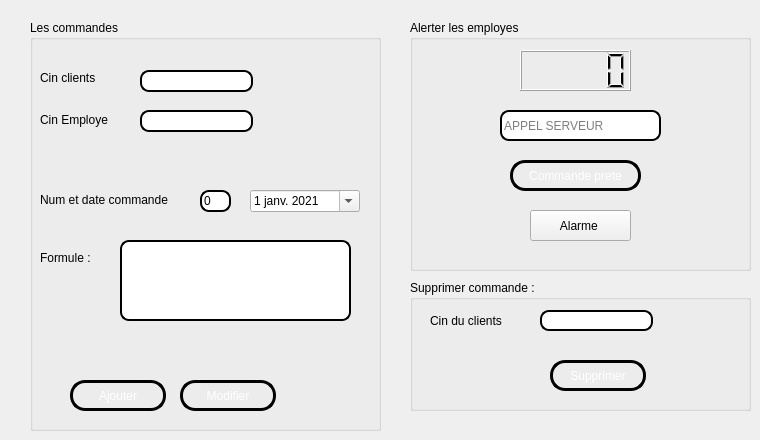
      <widget class="QWidget" name="tab">
       <attribute name="title">
        <string>Services clients et employes</string>
       </attribute>
       <widget class="QGroupBox" name="groupBox_8">
        <property name="geometry">
         <rect>
          <x>30</x>
          <y>20</y>
          <width>351</width>
          <height>411</height>
         </rect>
        </property>
        <property name="styleSheet">
         <string notr="true"/>
        </property>
        <property name="title">
         <string>Les commandes</string>
        </property>
        <widget class="QPushButton" name="pb_ajouter">
         <property name="geometry">
          <rect>
           <x>40</x>
           <y>360</y>
           <width>96</width>
           <height>31</height>
          </rect>
         </property>
         <property name="styleSheet">
          <string notr="true">QPushButton {
color: #ffffff;
border: 3px solid #010203;
font: 8pt &quot;MS Reference Sans Serif&quot;;
border-radius: 15px;
padding: 5px;
background: qradialgradient(cx: 0.3, cy: -0.4,
fx: 0.3, fy: -0.4,
radius: 3, stop: 0 #010203, stop: 1 #c4c9c7);
min-width: 80px;
}

QPushButton:hover {
background: qradialgradient(cx: 0.3, cy: -0.4,
fx: 0.3, fy: -0.4,
radius: 3, stop: 0 #010203, stop: 1 #010203);
}

 QPushButton:pressed {
background: qradialgradient(cx: 0.4, cy: -0.1,
fx: 0.4, fy: -0.1,
radius: 3, stop: 0 #c4c9c7, stop: 1 #c4c9c7);
}</string>
         </property>
         <property name="text">
          <string>Ajouter</string>
         </property>
        </widget>
        <widget class="QLineEdit" name="le_cincl">
         <property name="geometry">
          <rect>
           <x>110</x>
           <y>50</y>
           <width>113</width>
           <height>22</height>
          </rect>
         </property>
         <property name="styleSheet">
          <string notr="true">QLineEdit
{
border-radius:9px;
border: 2px solid #000000;
background: qradialgradient(cx: 0.3, cy: -0.4,
fx: 0.0, fy: -0.0,
radius: 1.89, stop: 0 #ffffff, stop: 1 #999);
}</string>
         </property>
        </widget>
        <widget class="QLabel" name="label_9">
         <property name="geometry">
          <rect>
           <x>10</x>
           <y>90</y>
           <width>81</width>
           <height>20</height>
          </rect>
         </property>
         <property name="text">
          <string>Cin Employe</string>
         </property>
        </widget>
        <widget class="QLabel" name="label_10">
         <property name="geometry">
          <rect>
           <x>10</x>
           <y>50</y>
           <width>81</width>
           <height>16</height>
          </rect>
         </property>
         <property name="text">
          <string>Cin clients</string>
         </property>
        </widget>
        <widget class="QLineEdit" name="le_cinemp">
         <property name="geometry">
          <rect>
           <x>110</x>
           <y>90</y>
           <width>113</width>
           <height>22</height>
          </rect>
         </property>
         <property name="styleSheet">
          <string notr="true">QLineEdit
{
border-radius:9px;
border: 2px solid #000000;
background: qradialgradient(cx: 0.3, cy: -0.4,
fx: 0.0, fy: -0.0,
radius: 1.89, stop: 0 #ffffff, stop: 1 #999);
}
</string>
         </property>
         <property name="text">
          <string/>
         </property>
        </widget>
        <widget class="QLabel" name="label_12">
         <property name="geometry">
          <rect>
           <x>10</x>
           <y>170</y>
           <width>141</width>
           <height>20</height>
          </rect>
         </property>
         <property name="text">
          <string>Num et date commande</string>
         </property>
        </widget>
        <widget class="QLineEdit" name="le_numcomm">
         <property name="geometry">
          <rect>
           <x>170</x>
           <y>170</y>
           <width>31</width>
           <height>22</height>
          </rect>
         </property>
         <property name="styleSheet">
          <string notr="true">QLineEdit
{
border-radius:9px;
border: 2px solid #000000;
background: qradialgradient(cx: 0.3, cy: -0.4,
fx: 0.0, fy: -0.0,
radius: 1.89, stop: 0 #ffffff, stop: 1 #999);
}</string>
         </property>
         <property name="text">
          <string>0</string>
         </property>
        </widget>
        <widget class="QLabel" name="label_13">
         <property name="geometry">
          <rect>
           <x>10</x>
           <y>230</y>
           <width>81</width>
           <height>16</height>
          </rect>
         </property>
         <property name="text">
          <string>Formule :</string>
         </property>
        </widget>
        <widget class="QLineEdit" name="le_form">
         <property name="geometry">
          <rect>
           <x>90</x>
           <y>220</y>
           <width>231</width>
           <height>81</height>
          </rect>
         </property>
         <property name="styleSheet">
          <string notr="true">QLineEdit
{
border-radius:9px;
border: 2px solid #000000;
background: qradialgradient(cx: 0.3, cy: -0.4,
fx: 0.0, fy: -0.0,
radius: 1.89, stop: 0 #ffffff, stop: 1 #999);
}</string>
         </property>
        </widget>
        <widget class="QPushButton" name="pb_modifier">
         <property name="geometry">
          <rect>
           <x>150</x>
           <y>360</y>
           <width>96</width>
           <height>31</height>
          </rect>
         </property>
         <property name="styleSheet">
          <string notr="true">QPushButton {
color: #ffffff;
border: 3px solid #010203;
font: 8pt &quot;MS Reference Sans Serif&quot;;
border-radius: 15px;
padding: 5px;
background: qradialgradient(cx: 0.3, cy: -0.4,
fx: 0.3, fy: -0.4,
radius: 3, stop: 0 #010203, stop: 1 #c4c9c7);
min-width: 80px;
}

QPushButton:hover {
background: qradialgradient(cx: 0.3, cy: -0.4,
fx: 0.3, fy: -0.4,
radius: 3, stop: 0 #010203, stop: 1 #010203);
}

 QPushButton:pressed {
background: qradialgradient(cx: 0.4, cy: -0.1,
fx: 0.4, fy: -0.1,
radius: 3, stop: 0 #c4c9c7, stop: 1 #c4c9c7);
}</string>
         </property>
         <property name="text">
          <string>Modifier</string>
         </property>
        </widget>
        <widget class="QDateEdit" name="la_date">
         <property name="geometry">
          <rect>
           <x>220</x>
           <y>170</y>
           <width>110</width>
           <height>22</height>
          </rect>
         </property>
         <property name="locale">
          <locale language="French" country="Tunisia"/>
         </property>
         <property name="calendarPopup">
          <bool>true</bool>
         </property>
         <property name="date">
          <date>
           <year>2021</year>
           <month>1</month>
           <day>1</day>
          </date>
         </property>
        </widget>
       </widget>
       <widget class="QGroupBox" name="groupBox_4">
        <property name="geometry">
         <rect>
          <x>410</x>
          <y>280</y>
          <width>341</width>
          <height>131</height>
         </rect>
        </property>
        <property name="title">
         <string>Supprimer commande :</string>
        </property>
        <widget class="QLabel" name="label_14">
         <property name="geometry">
          <rect>
           <x>20</x>
           <y>30</y>
           <width>81</width>
           <height>21</height>
          </rect>
         </property>
         <property name="text">
          <string>Cin du clients</string>
         </property>
        </widget>
        <widget class="QLineEdit" name="le_cinclsup">
         <property name="geometry">
          <rect>
           <x>130</x>
           <y>30</y>
           <width>113</width>
           <height>21</height>
          </rect>
         </property>
         <property name="styleSheet">
          <string notr="true">QLineEdit
{
border-radius:9px;
border: 2px solid #000000;
background: qradialgradient(cx: 0.3, cy: -0.4,
fx: 0.0, fy: -0.0,
radius: 1.89, stop: 0 #ffffff, stop: 1 #999);
}
</string>
         </property>
        </widget>
        <widget class="QPushButton" name="pb_supprimer">
         <property name="geometry">
          <rect>
           <x>140</x>
           <y>80</y>
           <width>96</width>
           <height>31</height>
          </rect>
         </property>
         <property name="styleSheet">
          <string notr="true">QPushButton {
color: #ffffff;
border: 3px solid #010203;
font: 8pt &quot;MS Reference Sans Serif&quot;;
border-radius: 15px;
padding: 5px;
background: qradialgradient(cx: 0.3, cy: -0.4,
fx: 0.3, fy: -0.4,
radius: 3, stop: 0 #010203, stop: 1 #c4c9c7);
min-width: 80px;
}

QPushButton:hover {
background: qradialgradient(cx: 0.3, cy: -0.4,
fx: 0.3, fy: -0.4,
radius: 3, stop: 0 #010203, stop: 1 #010203);
}

 QPushButton:pressed {
background: qradialgradient(cx: 0.4, cy: -0.1,
fx: 0.4, fy: -0.1,
radius: 3, stop: 0 #c4c9c7, stop: 1 #c4c9c7);
}
</string>
         </property>
         <property name="text">
          <string>Supprimer</string>
         </property>
        </widget>
       </widget>
       <widget class="QGroupBox" name="groupBox_5">
        <property name="geometry">
         <rect>
          <x>410</x>
          <y>20</y>
          <width>341</width>
          <height>251</height>
         </rect>
        </property>
        <property name="title">
         <string>Alerter les employes</string>
        </property>
        <widget class="QPushButton" name="pb_commandeprete">
         <property name="geometry">
          <rect>
           <x>100</x>
           <y>140</y>
           <width>131</width>
           <height>31</height>
          </rect>
         </property>
         <property name="styleSheet">
          <string notr="true">QPushButton {
color: #ffffff;
border: 3px solid #010203;
font: 8pt &quot;MS Reference Sans Serif&quot;;
border-radius: 15px;
padding: 5px;
background: qradialgradient(cx: 0.3, cy: -0.4,
fx: 0.3, fy: -0.4,
radius: 3, stop: 0 #010203, stop: 1 #c4c9c7);
min-width: 80px;
}

QPushButton:hover {
background: qradialgradient(cx: 0.3, cy: -0.4,
fx: 0.3, fy: -0.4,
radius: 3, stop: 0 #010203, stop: 1 #010203);
}

 QPushButton:pressed {
background: qradialgradient(cx: 0.4, cy: -0.1,
fx: 0.4, fy: -0.1,
radius: 3, stop: 0 #c4c9c7, stop: 1 #c4c9c7);
}</string>
         </property>
         <property name="text">
          <string>Commande prete</string>
         </property>
        </widget>
        <widget class="QLCDNumber" name="lcdNumber">
         <property name="geometry">
          <rect>
           <x>110</x>
           <y>30</y>
           <width>111</width>
           <height>41</height>
          </rect>
         </property>
        </widget>
        <widget class="QLineEdit" name="lineEdit">
         <property name="geometry">
          <rect>
           <x>90</x>
           <y>90</y>
           <width>161</width>
           <height>31</height>
          </rect>
         </property>
         <property name="styleSheet">
          <string notr="true">QLineEdit
{
border-radius:9px;
border: 2px solid #000000;
background: qradialgradient(cx: 0.3, cy: -0.4,
fx: 0.0, fy: -0.0,
radius: 1.89, stop: 0 #ffffff, stop: 1 #999);
}</string>
         </property>
         <property name="placeholderText">
          <string>APPEL SERVEUR</string>
         </property>
        </widget>
        <widget class="QPushButton" name="pushButton_10">
         <property name="geometry">
          <rect>
           <x>120</x>
           <y>190</y>
           <width>101</width>
           <height>31</height>
          </rect>
         </property>
         <property name="text">
          <string>Alarme </string>
         </property>
        </widget>
       </widget>
      </widget>
